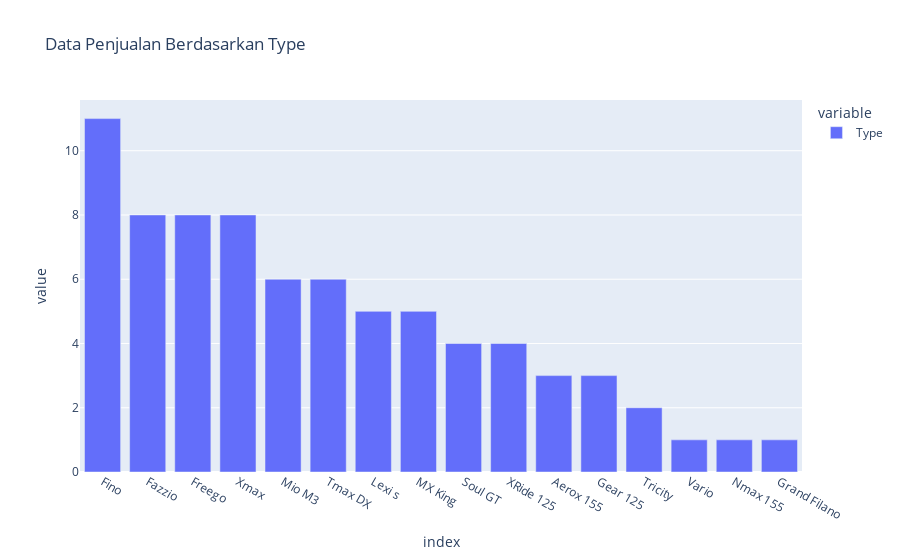

Notebook code cell kept with this figure:
### Code cell
fig = px.bar(penjualan['Type'].value_counts(),
            title="Data Penjualan Berdasarkan Type")
fig.show()

### Figure 1 — Plotly figure (JSON) as saved in the notebook; plotly's stock layout.template omitted (floating-point values rounded to 4 significant figures)
{"data": [{"alignmentgroup": "True", "hovertemplate": "variable=Type<br>index=%{x}<br>value=%{y}<extra></extra>", "legendgroup": "Type", "marker": {"color": "#636efa", "pattern": {"shape": ""}}, "name": "Type", "offsetgroup": "Type", "orientation": "v", "showlegend": true, "textposition": "auto", "type": "bar", "x": ["Fino", "Fazzio", "Freego", "Xmax", "Mio M3", "Tmax DX", "Lexi s", "MX King", "Soul GT", "XRide 125", "Aerox 155", "Gear 125", "Tricity", "Vario", "Nmax 155", "Grand Filano"], "xaxis": "x", "y": [11, 8, 8, 8, 6, 6, 5, 5, 4, 4, 3, 3, 2, 1, 1, 1], "yaxis": "y"}], "layout": {"barmode": "relative", "legend": {"title": {"text": "variable"}, "tracegroupgap": 0}, "title": {"text": "Data Penjualan Berdasarkan Type"}, "xaxis": {"anchor": "y", "domain": [0, 1], "title": {"text": "index"}}, "yaxis": {"anchor": "x", "domain": [0, 1], "title": {"text": "value"}}}}
